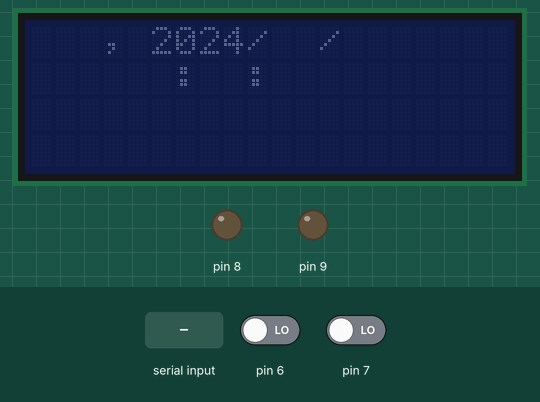
Simulated run of this sketch. Board: Arduino Uno, built with avr-gcc and run on an emulated ATmega328P. Parts: 20×4 character LCD, output pins drawn as LEDs (lit = HIGH). Wiring (inferred from the names in the program): DS3231 clock at I2C address 0x68. The inputs (shaded band) are chosen by the test bench; at power-on: pin 6 LOW, pin 7 LOW. The local clock reads 2024-03-15 10:24:30 at power-on unless the sketch sets it; the audio player accepts every command and is not drawn; what the sketch prints to the serial monitor is not drawn.

Above: at 1.7 s.
1.8 s: pin 6 driven HIGH
At 3.0 s:
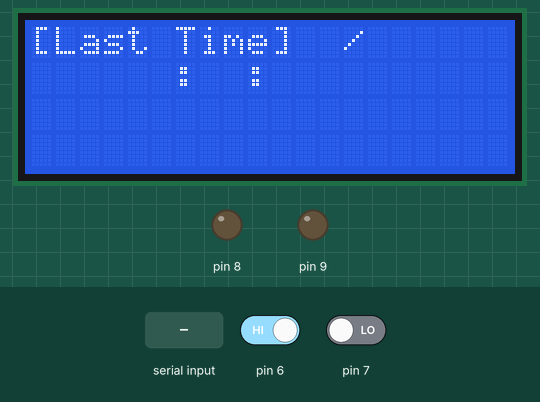
4.1 s: pin 7 driven HIGH
At 5.5 s:
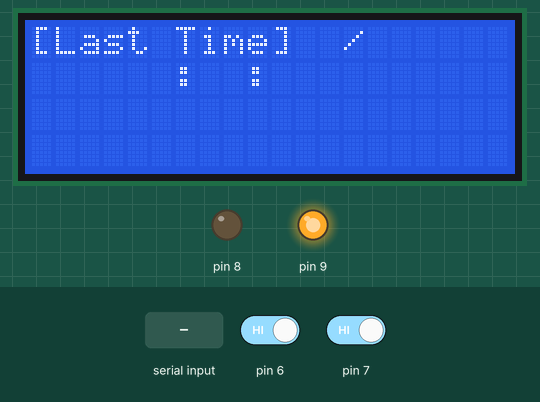
6.1 s: pin 6 driven LOW
At 7.3 s:
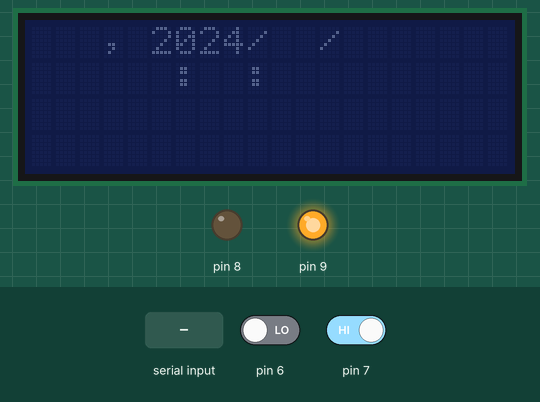
8.3 s: byte 84 (84) received over Serial
At 10.4 s:
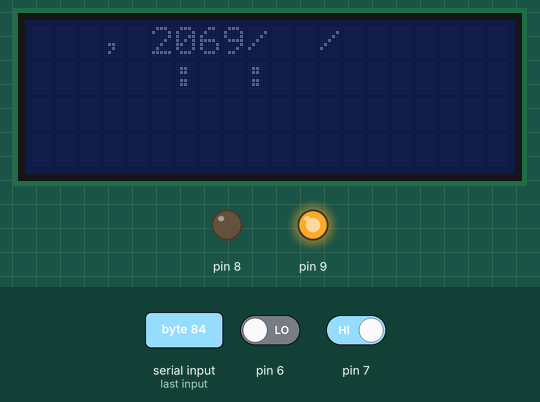
Timing chart, 0 to 11.4 s (numbered marks = the images above; inputs shaded):
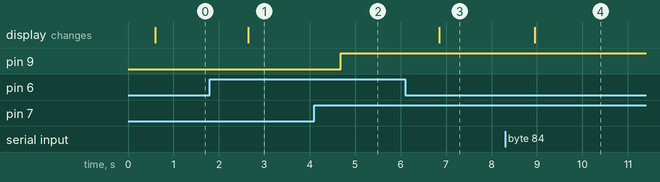

Measured:
- after the input at 1.8 s, the display: changes after 0.85 s (image 1)
- after the input at 4.1 s, pin 9: LOW → HIGH after 0.58 s
- after the input at 6.1 s, the display: changes after 0.75 s (image 3)
- after the input at 8.3 s, the display: changes after 0.66 s (image 4)

The sketch:

final_20194183.ino
```cpp
#include <Wire.h>
#include <LiquidCrystal_I2C.h>
#include <SoftwareSerial.h>
#include <DFRobotDFPlayerMini.h>

#define DS3231_I2C_ADDRESS 104
DFRobotDFPlayerMini MP3Player;
LiquidCrystal_I2C lcd(0x27,20,4);
SoftwareSerial MP3Module(2, 3);

byte seconds, minutes, hours, day, date, month, year;
char weekDay[4];
char bseconds[2], bminutes[2], bhours[2], bdate[2], bmonth[2], byear[2]; // 서식 지정 날짜
char nseconds[2], nminutes[2], nhours[2], ndate[2], nmonth[2], nyear[2]; // 현재시간 저장

byte tMSB, tLSB;
float temp3231;

int flag = 0;
boolean toggle_state = 0;

void setup(){
  Serial.begin(9600);
  Wire.begin();
  lcd.init();
  pinMode(9,OUTPUT);
  pinMode(8,OUTPUT);
  pinMode(7,INPUT);
  pinMode(6,INPUT);

  MP3Module.begin(9600);
  if (!MP3Player.begin(MP3Module)) {
    Serial.println(F("Unable to begin:"));
    Serial.println(F("1.Please recheck the connection!"));
    Serial.println(F("2.Please insert the SD card!"));
    while (true);
  }
  delay(1);
  MP3Player.volume(15);
}

void loop(){
  watchConsole();
  get3231Date();

  // 문자열 서식 지정
  sprintf(bseconds, "%02d", seconds);
  sprintf(bminutes, "%02d", minutes);
  sprintf(bhours, "%02d", hours);
  sprintf(bdate, "%02d", date);
  sprintf(bmonth, "%02d", month);
  sprintf(byear, "%02d", year);


  int B_yellow = digitalRead(7);
  if(B_yellow == HIGH){
    digitalWrite(9,HIGH);
    for(int i=0; i<2; i++){
     nseconds[i] = bseconds[i];
     nminutes[i] = bminutes[i];
     nhours[i] = bhours[i];
     ndate[i] = bdate[i];
     nmonth[i] = bmonth[i];
    }
    MP3Player.play(1);  // 0001.mp3를 재생합니다.
    //delay (30000);
  }
  else{
    digitalWrite(9, LOW);
  }

  int B_black = digitalRead(6);
  if(B_black == HIGH){
    if(flag == 0){
      flag = 1;
      toggle_state = !toggle_state;
      lcd.clear();
    }
  }
  else{
    if(flag==1){
      flag = 0;
      lcd.clear();
    }
  }
  if(flag == 1){
    lcd.backlight();
    // 마지막 입력 시간 lcd 출력
    lcd.setCursor(0,0);
    lcd.print("[Last Time]");

    lcd.setCursor(11, 0);
    lcd.print(nmonth);
    lcd.setCursor(13,0);
    lcd.print("/");
    lcd.setCursor(14, 0);
    lcd.print(ndate);

    lcd.setCursor(4,1);
    lcd.print(nhours);
    lcd.setCursor(6,1);
    lcd.print(":");
    lcd.setCursor(7,1);
    lcd.print(nminutes);
    lcd.setCursor(9,1);
    lcd.print(":");
    lcd.setCursor(10,1);
    lcd.print(nseconds);
    lcd.setCursor(12,1);
    lcd.print("    ");
    MP3Player.pause();
    delay(1000);
  }
  else{
    lcd.noBacklight();
    // 현재 시간 lcd 출력
    lcd.setCursor(0,0);
    lcd.print(weekDay);
    lcd.setCursor(3,0);
    lcd.print(", 20");
    lcd.setCursor(7,0);
    lcd.print(byear);
    lcd.setCursor(9,0);
    lcd.print("/");
    lcd.setCursor(10, 0);
    lcd.print(bmonth);
    lcd.setCursor(12,0);
    lcd.print("/");
    lcd.setCursor(13, 0);
    lcd.print(bdate);
    lcd.setCursor(4,1);
    lcd.print(bhours);
    lcd.setCursor(6,1);
    lcd.print(":");
    lcd.setCursor(7,1);
    lcd.print(bminutes);
    lcd.setCursor(9,1);
    lcd.print(":");
    lcd.setCursor(10,1);
    lcd.print(bseconds);

    delay(1000);
  }
}

// 10진수를 2진화 10진수인 BCD 로 변환 (Binary Coded Decimal)
byte decToBcd(byte val)
{
  return ( (val/10*16) + (val%10) );
}

void watchConsole()
{
  if (Serial.available()) {      // Look for char in serial queue and process if found
    if (Serial.read() == 84) {   //If command = "T" Set Date
      set3231Date();
      get3231Date();
      Serial.println(" ");
    }
  }
}

//시간설정
// T(설정명령) + 년(00~99) + 월(01~12) + 일(01~31) + 시(00~23) + 분(00~59) + 초(00~59) + 요일(1~7, 일1 월2 화3 수4 목5 금6 토7)
// 예: T1605091300002 (2016년 5월 9일 13시 00분 00초 월요일)
void set3231Date()
{
  year    = (byte) ((Serial.read() - 48) *10 +  (Serial.read() - 48));
  month   = (byte) ((Serial.read() - 48) *10 +  (Serial.read() - 48));
  date    = (byte) ((Serial.read() - 48) *10 +  (Serial.read() - 48));
  hours   = (byte) ((Serial.read() - 48) *10 +  (Serial.read() - 48));
  minutes = (byte) ((Serial.read() - 48) *10 +  (Serial.read() - 48));
  seconds = (byte) ((Serial.read() - 48) * 10 + (Serial.read() - 48));
  day     = (byte) (Serial.read() - 48);

  Wire.beginTransmission(DS3231_I2C_ADDRESS);
  Wire.write(0x00);
  Wire.write(decToBcd(seconds));
  Wire.write(decToBcd(minutes));
  Wire.write(decToBcd(hours));
  Wire.write(decToBcd(day));
  Wire.write(decToBcd(date));
  Wire.write(decToBcd(month));
  Wire.write(decToBcd(year));
  Wire.endTransmission();
}


void get3231Date()
{
  // send request to receive data starting at register 0
  Wire.beginTransmission(DS3231_I2C_ADDRESS); // 104 is DS3231 device address
  Wire.write(0x00); // start at register 0
  Wire.endTransmission();
  Wire.requestFrom(DS3231_I2C_ADDRESS, 7); // request seven bytes

  if(Wire.available()) {
    seconds = Wire.read(); // get seconds
    minutes = Wire.read(); // get minutes
    hours   = Wire.read();   // get hours
    day     = Wire.read();
    date    = Wire.read();
    month   = Wire.read(); //temp month
    year    = Wire.read();

    seconds = (((seconds & B11110000)>>4)*10 + (seconds & B00001111)); // convert BCD to decimal
    minutes = (((minutes & B11110000)>>4)*10 + (minutes & B00001111)); // convert BCD to decimal
    hours   = (((hours & B00110000)>>4)*10 + (hours & B00001111)); // convert BCD to decimal (assume 24 hour mode)
    day     = (day & B00000111); // 1-7
    date    = (((date & B00110000)>>4)*10 + (date & B00001111)); // 1-31
    month   = (((month & B00010000)>>4)*10 + (month & B00001111)); //msb7 is century overflow
    year    = (((year & B11110000)>>4)*10 + (year & B00001111));
  }
  else {
    //oh noes, no data!
  }

  switch (day) {
    case 1:
      strcpy(weekDay, "Sun");
      break;
    case 2:
      strcpy(weekDay, "Mon");
      break;
    case 3:
      strcpy(weekDay, "Tue");
      break;
    case 4:
      strcpy(weekDay, "Wed");
      break;
    case 5:
      strcpy(weekDay, "Thu");
      break;
    case 6:
      strcpy(weekDay, "Fri");
      break;
    case 7:
      strcpy(weekDay, "Sat");
      break;
  }
}

float get3231Temp()
{
  //temp registers (11h-12h) get updated automatically every 64s
  Wire.beginTransmission(DS3231_I2C_ADDRESS);
  Wire.write(0x11);
  Wire.endTransmission();
  Wire.requestFrom(DS3231_I2C_ADDRESS, 2);

  if(Wire.available()) {
    tMSB = Wire.read(); //2's complement int portion
    tLSB = Wire.read(); //fraction portion

    temp3231 = (tMSB & B01111111); //do 2's math on Tmsb
    temp3231 += ( (tLSB >> 6) * 0.25 ); //only care about bits 7 & 8
  }
  else {
    //error! no data!
  }
  return temp3231;
}
```
